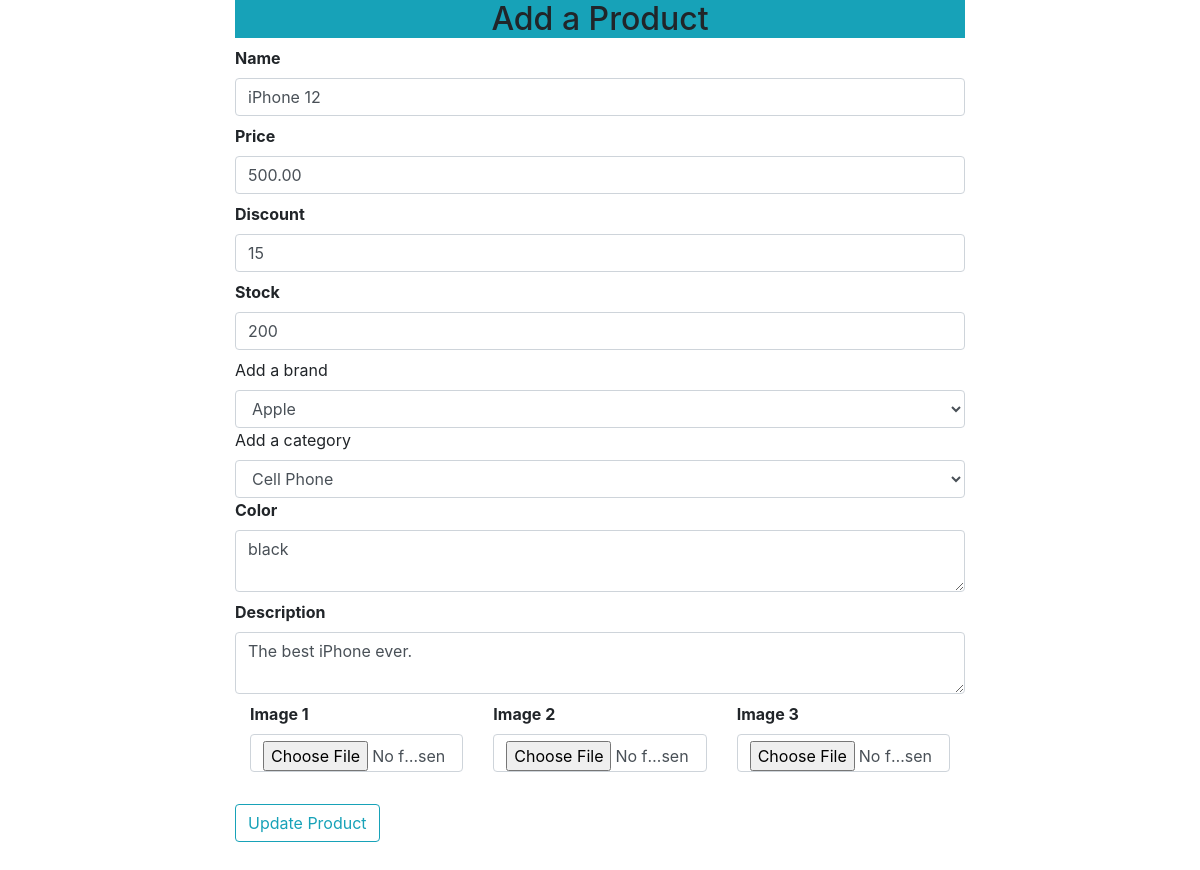
The page /management/updateproduct/2 on the database its author committed.
### shop/products/models.py (models this page shows, shortened)
class Product(db.Model):
    id = db.Column(db.Integer, primary_key=True)
    name = db.Column(db.String(80), nullable=False)
    price = db.Column(db.Numeric(10, 2), nullable=False)
    discount = db.Column(db.Integer, default=0)
    stock = db.Column(db.Integer, nullable=False)
    colors = db.Column(db.Text, nullable=False)
    description = db.Column(db.Text, nullable=False)
    pub_date = db.Column(db.DateTime, nullable=False,
                         default=datetime.utcnow)
    brand_id = db.Column(db.Integer, db.ForeignKey('brand.id'),
                         nullable=False)
    brand = db.relationship('Brand',
                            backref=db.backref('posts', lazy=True))
    category_id = db.Column(db.Integer, db.ForeignKey('category.id'),
                            nullable=False)
    category = db.relationship('Category',
                               backref=db.backref('posts', lazy=True))
    image_1 = db.Column(db.String(150), nullable=False, default='image.jpg')
    image_2 = db.Column(db.String(150), nullable=False, default='image.jpg')
    image_3 = db.Column(db.String(150), nullable=False, default='image.jpg')

class Brand(db.Model):
    id = db.Column(db.Integer, primary_key=True)
    name = db.Column(db.String(30), unique=True, nullable=False)

class Category(db.Model):
    id = db.Column(db.Integer, primary_key=True)
    name = db.Column(db.String(30), unique=True, nullable=False)

### shop/products/routes.py (the view, shortened to what this page needs)
@mgmt_bp.route('/updateproduct/<int:id>', methods=['GET', 'POST'])
def update_product(id):
    brands = Brand.query.all()
    categories = Category.query.all()
    product = Product.query.get_or_404(id)
    brand_id = request.form.get('brand_id')
    category_id = request.form.get('category_id')
    form = ProductForm(request.form)
    form.name.data = product.name
    form.price.data = product.price
    form.discount.data = product.discount
    form.stock.data = product.stock
    form.colors.data = product.colors
    form.description.data = product.description
    return render_template('admin/updateproduct.html', form=form, brands=brands, categories=categories, product=product)

### shop/products/forms.py
class ProductForm(Form):
    name = StringField('Name', [validators.DataRequired()])
    price = DecimalField('Price', [validators.DataRequired()])
    discount = IntegerField('Discount', default=0)
    stock = IntegerField('Stock', [validators.DataRequired()])
    description = TextAreaField('Description', [validators.DataRequired()])
    colors = TextAreaField('Color', [validators.DataRequired()])
    image_1 = FileField('Image 1', validators=[
        FileAllowed(['jpg', 'png', 'gif', 'jpeg'], message='images only please')])
    image_2 = FileField('Image 2', validators=[
        FileAllowed(['jpg', 'png', 'gif', 'jpeg'], message='images only please')])
    image_3 = FileField('Image 3', validators=[
        FileAllowed(['jpg', 'png', 'gif', 'jpeg'], message='images only please')])

### shop/templates/admin/updateproduct.html (shortened to what this page needs)
{% extends "layout.html" %}
{% block content %}
<div class="container">
    <div class="row">
        <div class="col-md-2"></div>
        <div class="col-md-8">
            <h2 class="text-center bg-info">Add a Product</h2>
            {% from "_formhelpers.html" import render_field %}
            <form action="" method="POST" enctype="multipart/form-data">
                {{ render_field(form.name, class="form-control", placeholder="Add product name")}}
                {{ render_field(form.price, class="form-control", placeholder="Add product price")}}
                {{ render_field(form.discount, class="form-control", placeholder="Add product discount")}}
                {{ render_field(form.stock, class="form-control", placeholder="Add product stock")}}
                <label for='brand'>Add a brand</label>
                <select name="brand_id" id="brand" class="form-control">
                    <option value="{{product.brand_id}}">{{product.brand.name}}</option>
                </select>
                <label for='category'>Add a category</label>
                <select name="category_id" id="category" class="form-control">
                    <option value="{{product.category_id}}">{{product.category.name}}</option>
                </select>
                {{ render_field(form.colors, class="form-control", placeholder="Add product color")}}
                {{ render_field(form.description, class="form-control", placeholder="Add product description")}}
                <div class="container">
                    <div class="row">
                        <div class="col-md-4">{{ render_field(form.image_1, class="form-control")}}</div>
                        <div class="col-md-4">{{ render_field(form.image_2, class="form-control")}}</div>
                        <div class="col-md-4">{{ render_field(form.image_3, class="form-control")}}</div>
                    </div>
                </div>
                <button type="submit" class="btn btn-outline-info mt-4 mb-5">Update Product</button>
            </form>
        </div>
        <div class="col-md-2"></div>
    </div>
</div>
{% endblock content %}

### shop/templates/_formhelpers.html (shortened to what this page needs)
{% macro render_field(field) %}
<dt>{{ field.label }}
<dd>{{ field(**kwargs)|safe }}
</dd>
{% endmacro %}

### rows shown on the page
Product: name "iPhone 12", price "500.00", discount "15", stock "200", colors "black", description "The best iPhone ever."
Brand: brand_id "Apple"
Category: category_id "Cell Phone"

### other values the page prints
{{ field.label }} "Name Price Discount Stock Color Description Image 1 Image 2 Image 3"
